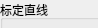
     <widget class="QWidget" name="page">
      <property name="geometry">
       <rect>
        <x>0</x>
        <y>0</y>
        <width>98</width>
        <height>28</height>
       </rect>
      </property>
      <attribute name="label">
       <string>直线检测</string>
      </attribute>
      <widget class="QGroupBox" name="groupBox_4">
       <property name="geometry">
        <rect>
         <x>0</x>
         <y>0</y>
         <width>401</width>
         <height>491</height>
        </rect>
       </property>
       <property name="title">
        <string>标定直线</string>
       </property>
       <widget class="QLabel" name="label_7">
        <property name="geometry">
         <rect>
          <x>20</x>
          <y>30</y>
          <width>81</width>
          <height>18</height>
         </rect>
        </property>
        <property name="text">
         <string>检测方向</string>
        </property>
       </widget>
       <widget class="QComboBox" name="comboBox_SrhLineDir">
        <property name="geometry">
         <rect>
          <x>120</x>
          <y>30</y>
          <width>251</width>
          <height>24</height>
         </rect>
        </property>
       </widget>
       <widget class="QPushButton" name="pushButton_SrhLineROI">
        <property name="geometry">
         <rect>
          <x>260</x>
          <y>270</y>
          <width>120</width>
          <height>34</height>
         </rect>
        </property>
        <property name="text">
         <string>检测区域</string>
        </property>
       </widget>
       <widget class="QPushButton" name="pushButton_SrhLineDetect">
        <property name="geometry">
         <rect>
          <x>20</x>
          <y>430</y>
          <width>361</width>
          <height>34</height>
         </rect>
        </property>
        <property name="text">
         <string>检测</string>
        </property>
       </widget>
       <widget class="QCheckBox" name="checkBox_SrhLineLinerity">
        <property name="geometry">
         <rect>
          <x>20</x>
          <y>90</y>
          <width>105</width>
          <height>22</height>
         </rect>
        </property>
        <property name="autoFillBackground">
         <bool>false</bool>
        </property>
        <property name="text">
         <string>线性度</string>
        </property>
        <property name="checked">
         <bool>false</bool>
        </property>
        <property name="autoRepeat">
         <bool>false</bool>
        </property>
        <property name="autoExclusive">
         <bool>false</bool>
        </property>
        <property name="tristate">
         <bool>false</bool>
        </property>
       </widget>
       <widget class="QCheckBox" name="checkBox_SrhLineAngle">
        <property name="geometry">
         <rect>
          <x>20</x>
          <y>190</y>
          <width>105</width>
          <height>22</height>
         </rect>
        </property>
        <property name="text">
         <string>角度</string>
        </property>
       </widget>
       <widget class="QLineEdit" name="lineEdit_SrhLinePointMaxOft">
        <property name="geometry">
         <rect>
          <x>200</x>
          <y>90</y>
          <width>100</width>
          <height>25</height>
         </rect>
        </property>
       </widget>
       <widget class="QLabel" name="label_9">
        <property name="geometry">
         <rect>
          <x>120</x>
          <y>90</y>
          <width>81</width>
          <height>18</height>
         </rect>
        </property>
        <property name="text">
         <string>点位偏差</string>
        </property>
       </widget>
       <widget class="QLabel" name="label_10">
        <property name="geometry">
         <rect>
          <x>120</x>
          <y>130</y>
          <width>81</width>
          <height>18</height>
         </rect>
        </property>
        <property name="text">
         <string>最小线性</string>
        </property>
       </widget>
       <widget class="QLineEdit" name="lineEdit_SrhLineMinLinerity">
        <property name="geometry">
         <rect>
          <x>200</x>
          <y>130</y>
          <width>100</width>
          <height>25</height>
         </rect>
        </property>
       </widget>
       <widget class="QLineEdit" name="lineEdit_SrhLineAngleDiffTol">
        <property name="geometry">
         <rect>
          <x>200</x>
          <y>230</y>
          <width>100</width>
          <height>25</height>
         </rect>
        </property>
       </widget>
       <widget class="QLabel" name="label_11">
        <property name="geometry">
         <rect>
          <x>120</x>
          <y>230</y>
          <width>81</width>
          <height>18</height>
         </rect>
        </property>
        <property name="text">
         <string>角度偏差</string>
        </property>
       </widget>
       <widget class="QLineEdit" name="lineEdit_SrhLineExpectAngle">
        <property name="geometry">
         <rect>
          <x>200</x>
          <y>190</y>
          <width>100</width>
          <height>25</height>
         </rect>
        </property>
       </widget>
       <widget class="QLabel" name="label_12">
        <property name="geometry">
         <rect>
          <x>120</x>
          <y>190</y>
          <width>81</width>
          <height>18</height>
         </rect>
        </property>
        <property name="text">
         <string>期望角度</string>
        </property>
       </widget>
       <widget class="Line" name="line_4">
        <property name="geometry">
         <rect>
          <x>10</x>
          <y>60</y>
          <width>371</width>
          <height>20</height>
         </rect>
        </property>
        <property name="orientation">
         <enum>Qt::Horizontal</enum>
        </property>
       </widget>
       <widget class="QLabel" name="label_13">
        <property name="geometry">
         <rect>
          <x>310</x>
          <y>193</y>
          <width>21</width>
          <height>16</height>
         </rect>
        </property>
        <property name="text">
         <string>°</string>
        </property>
       </widget>
       <widget class="QLabel" name="label_14">
        <property name="geometry">
         <rect>
          <x>310</x>
          <y>230</y>
          <width>21</width>
          <height>16</height>
         </rect>
        </property>
        <property name="text">
         <string>°</string>
        </property>
       </widget>
       <widget class="QLabel" name="label_15">
        <property name="geometry">
         <rect>
          <x>310</x>
          <y>90</y>
          <width>51</width>
          <height>16</height>
         </rect>
        </property>
        <property name="text">
         <string>um</string>
        </property>
       </widget>
       <widget class="QLabel" name="label_16">
        <property name="geometry">
         <rect>
          <x>120</x>
          <y>350</y>
          <width>81</width>
          <height>16</height>
         </rect>
        </property>
        <property name="text">
         <string>Slope</string>
        </property>
       </widget>
       <widget class="QLineEdit" name="lineEdit_SrhLineSlope">
        <property name="enabled">
         <bool>false</bool>
        </property>
        <property name="geometry">
         <rect>
          <x>200</x>
          <y>350</y>
          <width>100</width>
          <height>20</height>
         </rect>
        </property>
       </widget>
       <widget class="QLineEdit" name="lineEdit_SrhLineIntercept">
        <property name="enabled">
         <bool>false</bool>
        </property>
        <property name="geometry">
         <rect>
          <x>200</x>
          <y>380</y>
          <width>100</width>
          <height>20</height>
         </rect>
        </property>
       </widget>
       <widget class="QLabel" name="label_17">
        <property name="geometry">
         <rect>
          <x>120</x>
          <y>380</y>
          <width>81</width>
          <height>16</height>
         </rect>
        </property>
        <property name="text">
         <string>Intercept</string>
        </property>
       </widget>
       <widget class="Line" name="line_6">
        <property name="geometry">
         <rect>
          <x>10</x>
          <y>320</y>
          <width>371</width>
          <height>20</height>
         </rect>
        </property>
        <property name="orientation">
         <enum>Qt::Horizontal</enum>
        </property>
       </widget>
       <widget class="QCheckBox" name="checkBox_SrhLineLinerityRst">
        <property name="enabled">
         <bool>false</bool>
        </property>
        <property name="geometry">
         <rect>
          <x>20</x>
          <y>350</y>
          <width>105</width>
          <height>22</height>
         </rect>
        </property>
        <property name="text">
         <string>线性度</string>
        </property>
       </widget>
       <widget class="QCheckBox" name="checkBox_SrhLineAngleRst">
        <property name="enabled">
         <bool>false</bool>
        </property>
        <property name="geometry">
         <rect>
          <x>20</x>
          <y>380</y>
          <width>105</width>
          <height>22</height>
         </rect>
        </property>
        <property name="text">
         <string>角度</string>
        </property>
       </widget>
       <widget class="QLabel" name="label_18">
        <property name="geometry">
         <rect>
          <x>310</x>
          <y>380</y>
          <width>51</width>
          <height>16</height>
         </rect>
        </property>
        <property name="text">
         <string>um</string>
        </property>
       </widget>
       <widget class="QPushButton" name="pushButton_SaveDetectParam">
        <property name="geometry">
         <rect>
          <x>120</x>
          <y>270</y>
          <width>120</width>
          <height>34</height>
         </rect>
        </property>
        <property name="text">
         <string>保存参数</string>
        </property>
       </widget>
       <zorder>label_7</zorder>
       <zorder>comboBox_SrhLineDir</zorder>
       <zorder>pushButton_SrhLineROI</zorder>
       <zorder>checkBox_SrhLineLinerity</zorder>
       <zorder>checkBox_SrhLineAngle</zorder>
       <zorder>lineEdit_SrhLinePointMaxOft</zorder>
       <zorder>label_9</zorder>
       <zorder>label_10</zorder>
       <zorder>lineEdit_SrhLineMinLinerity</zorder>
       <zorder>lineEdit_SrhLineAngleDiffTol</zorder>
       <zorder>label_11</zorder>
       <zorder>lineEdit_SrhLineExpectAngle</zorder>
       <zorder>label_12</zorder>
       <zorder>line_4</zorder>
       <zorder>label_13</zorder>
       <zorder>label_14</zorder>
       <zorder>label_15</zorder>
       <zorder>label_16</zorder>
       <zorder>lineEdit_SrhLineSlope</zorder>
       <zorder>lineEdit_SrhLineIntercept</zorder>
       <zorder>label_17</zorder>
       <zorder>line_6</zorder>
       <zorder>checkBox_SrhLineLinerityRst</zorder>
       <zorder>checkBox_SrhLineAngleRst</zorder>
       <zorder>label_18</zorder>
       <zorder>pushButton_SrhLineDetect</zorder>
       <zorder>pushButton_SaveDetectParam</zorder>
      </widget>
     </widget>
